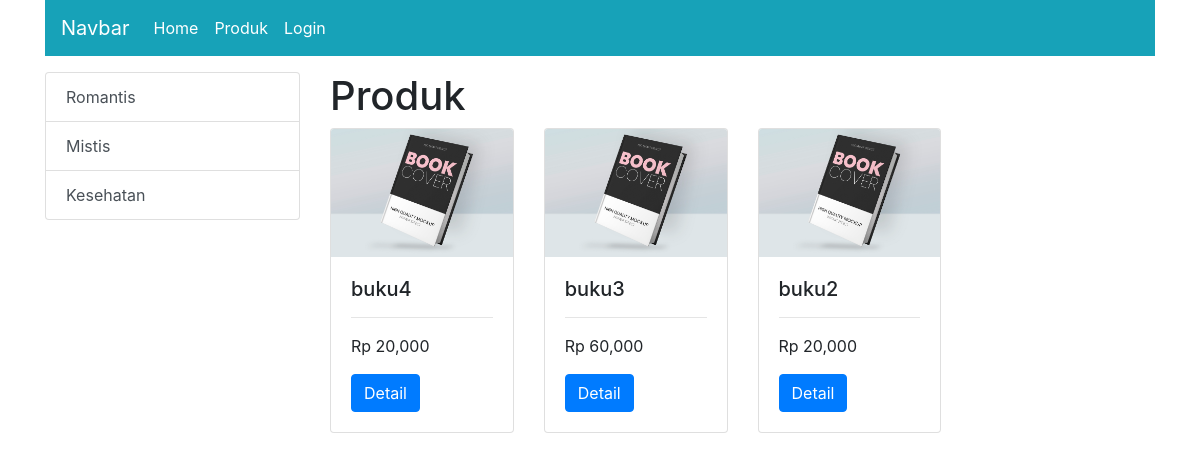
/produk.php, run on the app's committed database.
### tables this page shows
CREATE TABLE `kat_produk` (
  `id_kp` int(2) NOT NULL,
  `nama_kat` varchar(50) NOT NULL
);

CREATE TABLE `produk` (
  `id_produk` int(5) NOT NULL,
  `id_kp` int(2) NOT NULL,
  `nama_produk` varchar(50) NOT NULL,
  `harga` int(6) NOT NULL,
  `berat` float(4,2) NOT NULL,
  `detail` text NOT NULL,
  `gambar` varchar(200) NOT NULL,
  `status` enum('on','off') NOT NULL
);

### produk.php (the view)
<?php include "header.php" ?>
<div class="container">
	<div class="row">
		<div class="col-sm-3 mb-3">
			<div class="list-group">
				<?php
					$sql = "select * from kat_produk";
					$data = $dbh->query($sql);
					foreach ($data as $kat) {
				?>
					<a href="produk.php?kateg=<?php echo $kat['id_kp'] ?>" class="list-group-item list-group-item-action"><?php echo $kat['nama_kat'] ?></a>
				<?php } ?>
			</div>
		</div>
	<div class="col-sm-9">
		<h1>Produk</h1>
		<div class="row">
			<?php
				if (isset($_GET['kateg'])) {
					$kateg = $_GET['kateg'];
					$sql="select * from produk where id_kp = $kateg order by id_produk desc";
				}
				else{
					$sql="select * from produk order by id_produk desc";
				}
	  			$data=$dbh->query($sql);
	  			foreach ($data as $field) {
  			?>
			<div class="col-sm-3  mb-3">
				<div class="card" >
				  <img src="gambar/<?php echo $field['gambar'] ?>" class="card-img-top" alt="">
				  	<div class="card-body">
				    <h5 class="card-title"><?php echo $field['nama_produk'] ?></h5>
				    <hr>
				    <p>Rp <?php echo number_format($field['harga']) ?></p>
				    <a href="detail.php?id=<?php echo $field['id_produk'] ?>" class="btn btn-primary">Detail</a>
			  		</div>
				</div>
			</div>
			<?php } ?>
		</div>
	</div>
</div>
</div>
<?php
  include "footer.php";
?>

### header.php (shortened to what this page needs)
<!doctype html>
<html lang="en">
  <head>
    <link rel="stylesheet" href="https://stackpath.bootstrapcdn.com/bootstrap/4.4.1/css/bootstrap.min.css">
  </head>
  <body>
    <div class="container mb-3">
      <nav class="navbar navbar-expand-lg bg-info tambahan">
        <a class="navbar-brand" href="#">Navbar</a>
        <div class="collapse navbar-collapse tambahan" id="navbarSupportedContent">
          <ul class="navbar-nav mr-auto">
            <li class="nav-item">
              <a class="nav-link" href="index.php">Home</a>
            </li>
            <li class="nav-item">
              <a class="nav-link" href="produk.php">Produk</a>
            </li>
            <?php
            if (!isset($_SESSION['id_user'])) {
             ?>
            <li class="nav-item">
              <a class="nav-link" href="form_login.php">Login</a>
            </li>
            <?php } ?>
        </div>
      </nav>
    </div>

### footer.php (shortened to what this page needs)
  </body>
</html>

### header.php (style rules this page uses)
.tambahan>a,.tambahan>ul>li>a { color: white; }

### data on the page
kat_produk: nama_kat "Romantis"
kat_produk: nama_kat "Mistis"
kat_produk: nama_kat "Kesehatan"
produk: gambar (picture), nama_produk "buku4", harga "20,000"
produk: gambar (picture), nama_produk "buku3", harga "60,000"
produk: gambar (picture), nama_produk "buku2", harga "20,000"
